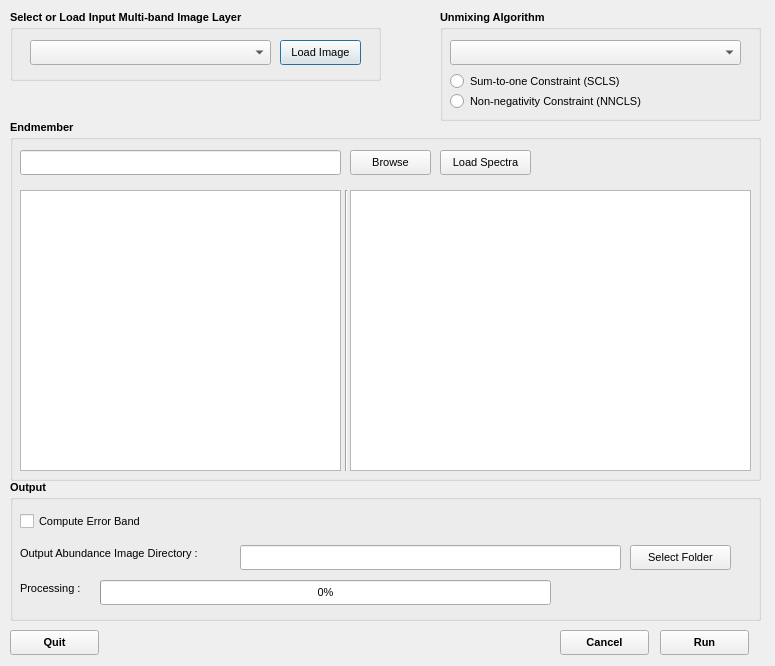
<?xml version="1.0" encoding="UTF-8"?>
<ui version="4.0">
 <class>QLSUDialogBase</class>
 <widget class="QDialog" name="QLSUDialogBase">
  <property name="geometry">
   <rect>
    <x>0</x>
    <y>0</y>
    <width>775</width>
    <height>666</height>
   </rect>
  </property>
  <property name="sizePolicy">
   <sizepolicy hsizetype="Fixed" vsizetype="Fixed">
    <horstretch>0</horstretch>
    <verstretch>0</verstretch>
   </sizepolicy>
  </property>
  <property name="font">
   <font>
    <pointsize>9</pointsize>
   </font>
  </property>
  <property name="windowTitle">
   <string>Linear Spectral Unmixing</string>
  </property>
  <property name="windowIcon">
   <iconset>
    <normaloff>icon.png</normaloff>icon.png</iconset>
  </property>
  <widget class="QDialogButtonBox" name="button_box">
   <property name="geometry">
    <rect>
     <x>420</x>
     <y>625</y>
     <width>341</width>
     <height>32</height>
    </rect>
   </property>
   <property name="orientation">
    <enum>Qt::Horizontal</enum>
   </property>
   <property name="standardButtons">
    <set>QDialogButtonBox::NoButton</set>
   </property>
  </widget>
  <widget class="QgsMapLayerComboBox" name="mMapLayerComboBox">
   <property name="geometry">
    <rect>
     <x>30</x>
     <y>40</y>
     <width>241</width>
     <height>25</height>
    </rect>
   </property>
   <property name="font">
    <font>
     <pointsize>8</pointsize>
    </font>
   </property>
  </widget>
  <widget class="QPushButton" name="browseImageButton">
   <property name="geometry">
    <rect>
     <x>280</x>
     <y>40</y>
     <width>81</width>
     <height>25</height>
    </rect>
   </property>
   <property name="font">
    <font>
     <pointsize>8</pointsize>
     <weight>50</weight>
     <bold>false</bold>
    </font>
   </property>
   <property name="toolTip">
    <string>Load input image.</string>
   </property>
   <property name="text">
    <string>Load Image</string>
   </property>
  </widget>
  <widget class="QGroupBox" name="inputImagegroupBox">
   <property name="geometry">
    <rect>
     <x>10</x>
     <y>10</y>
     <width>371</width>
     <height>71</height>
    </rect>
   </property>
   <property name="font">
    <font>
     <pointsize>8</pointsize>
     <weight>75</weight>
     <bold>true</bold>
    </font>
   </property>
   <property name="title">
    <string>Select or Load Input Multi-band Image Layer</string>
   </property>
  </widget>
  <widget class="QComboBox" name="comboBoxAlgorithm">
   <property name="geometry">
    <rect>
     <x>450</x>
     <y>40</y>
     <width>291</width>
     <height>25</height>
    </rect>
   </property>
   <property name="font">
    <font>
     <pointsize>8</pointsize>
    </font>
   </property>
   <property name="toolTip">
    <string>Select unmixing algorithm.</string>
   </property>
  </widget>
  <widget class="QRadioButton" name="radioButtonSCLS">
   <property name="geometry">
    <rect>
     <x>450</x>
     <y>70</y>
     <width>211</width>
     <height>23</height>
    </rect>
   </property>
   <property name="font">
    <font>
     <pointsize>8</pointsize>
    </font>
   </property>
   <property name="text">
    <string>Sum-to-one Constraint (SCLS)</string>
   </property>
  </widget>
  <widget class="QRadioButton" name="radioButtonNNCLS">
   <property name="geometry">
    <rect>
     <x>450</x>
     <y>90</y>
     <width>231</width>
     <height>23</height>
    </rect>
   </property>
   <property name="font">
    <font>
     <pointsize>8</pointsize>
    </font>
   </property>
   <property name="text">
    <string>Non-negativity Constraint (NNCLS)</string>
   </property>
  </widget>
  <widget class="QGroupBox" name="groupBoxAlgorithm">
   <property name="geometry">
    <rect>
     <x>440</x>
     <y>10</y>
     <width>321</width>
     <height>111</height>
    </rect>
   </property>
   <property name="font">
    <font>
     <pointsize>8</pointsize>
     <weight>75</weight>
     <bold>true</bold>
    </font>
   </property>
   <property name="title">
    <string>Unmixing Algorithm</string>
   </property>
  </widget>
  <widget class="QLineEdit" name="lineEditEndmemberPath">
   <property name="geometry">
    <rect>
     <x>20</x>
     <y>150</y>
     <width>321</width>
     <height>25</height>
    </rect>
   </property>
   <property name="font">
    <font>
     <pointsize>8</pointsize>
    </font>
   </property>
  </widget>
  <widget class="QPushButton" name="pushButtonBrowseSpectra">
   <property name="geometry">
    <rect>
     <x>350</x>
     <y>150</y>
     <width>81</width>
     <height>25</height>
    </rect>
   </property>
   <property name="font">
    <font>
     <pointsize>8</pointsize>
     <weight>50</weight>
     <bold>false</bold>
    </font>
   </property>
   <property name="toolTip">
    <string>Browse endmember spectra directory.</string>
   </property>
   <property name="text">
    <string>Browse</string>
   </property>
  </widget>
  <widget class="QPushButton" name="pushButtonLoadSpectra">
   <property name="geometry">
    <rect>
     <x>440</x>
     <y>150</y>
     <width>91</width>
     <height>25</height>
    </rect>
   </property>
   <property name="font">
    <font>
     <pointsize>8</pointsize>
     <weight>50</weight>
     <bold>false</bold>
    </font>
   </property>
   <property name="toolTip">
    <string>Load endmember spectra file</string>
   </property>
   <property name="text">
    <string>Load Spectra</string>
   </property>
  </widget>
  <widget class="QTableWidget" name="tableWidgetEndmember">
   <property name="geometry">
    <rect>
     <x>20</x>
     <y>190</y>
     <width>321</width>
     <height>281</height>
    </rect>
   </property>
   <property name="sizePolicy">
    <sizepolicy hsizetype="Preferred" vsizetype="Preferred">
     <horstretch>0</horstretch>
     <verstretch>0</verstretch>
    </sizepolicy>
   </property>
   <property name="font">
    <font>
     <pointsize>8</pointsize>
    </font>
   </property>
  </widget>
  <widget class="QGraphicsView" name="graphicsViewSpectraPlot">
   <property name="geometry">
    <rect>
     <x>350</x>
     <y>190</y>
     <width>401</width>
     <height>281</height>
    </rect>
   </property>
   <property name="sizePolicy">
    <sizepolicy hsizetype="Preferred" vsizetype="Preferred">
     <horstretch>0</horstretch>
     <verstretch>0</verstretch>
    </sizepolicy>
   </property>
   <property name="font">
    <font>
     <pointsize>9</pointsize>
    </font>
   </property>
  </widget>
  <widget class="QGroupBox" name="groupBoxEndmember">
   <property name="geometry">
    <rect>
     <x>10</x>
     <y>120</y>
     <width>751</width>
     <height>361</height>
    </rect>
   </property>
   <property name="sizePolicy">
    <sizepolicy hsizetype="Preferred" vsizetype="Preferred">
     <horstretch>0</horstretch>
     <verstretch>0</verstretch>
    </sizepolicy>
   </property>
   <property name="font">
    <font>
     <pointsize>8</pointsize>
     <weight>75</weight>
     <bold>true</bold>
    </font>
   </property>
   <property name="title">
    <string>Endmember</string>
   </property>
  </widget>
  <widget class="QLineEdit" name="lineEditOutput">
   <property name="geometry">
    <rect>
     <x>240</x>
     <y>545</y>
     <width>381</width>
     <height>25</height>
    </rect>
   </property>
   <property name="font">
    <font>
     <pointsize>8</pointsize>
    </font>
   </property>
  </widget>
  <widget class="QLabel" name="labelOutput">
   <property name="geometry">
    <rect>
     <x>20</x>
     <y>545</y>
     <width>221</width>
     <height>17</height>
    </rect>
   </property>
   <property name="font">
    <font>
     <pointsize>8</pointsize>
    </font>
   </property>
   <property name="text">
    <string>Output Abundance Image Directory :</string>
   </property>
  </widget>
  <widget class="QPushButton" name="pushButtonOutput">
   <property name="geometry">
    <rect>
     <x>630</x>
     <y>545</y>
     <width>101</width>
     <height>25</height>
    </rect>
   </property>
   <property name="font">
    <font>
     <pointsize>8</pointsize>
     <weight>50</weight>
     <bold>false</bold>
    </font>
   </property>
   <property name="toolTip">
    <string>Select output abundance and error images directory.</string>
   </property>
   <property name="text">
    <string>Select Folder</string>
   </property>
  </widget>
  <widget class="QProgressBar" name="progressBar">
   <property name="geometry">
    <rect>
     <x>100</x>
     <y>580</y>
     <width>451</width>
     <height>25</height>
    </rect>
   </property>
   <property name="font">
    <font>
     <pointsize>8</pointsize>
    </font>
   </property>
   <property name="value">
    <number>0</number>
   </property>
  </widget>
  <widget class="QLabel" name="labelProcessing">
   <property name="geometry">
    <rect>
     <x>20</x>
     <y>580</y>
     <width>81</width>
     <height>17</height>
    </rect>
   </property>
   <property name="font">
    <font>
     <pointsize>8</pointsize>
    </font>
   </property>
   <property name="text">
    <string>Processing :</string>
   </property>
  </widget>
  <widget class="QPushButton" name="pushButtonRun">
   <property name="geometry">
    <rect>
     <x>660</x>
     <y>630</y>
     <width>89</width>
     <height>25</height>
    </rect>
   </property>
   <property name="font">
    <font>
     <pointsize>8</pointsize>
     <weight>75</weight>
     <bold>true</bold>
    </font>
   </property>
   <property name="toolTip">
    <string>Start processing.</string>
   </property>
   <property name="text">
    <string>Run</string>
   </property>
   <property name="icon">
    <iconset>
     <normaloff>icons/mActionStart.svg</normaloff>icons/mActionStart.svg</iconset>
   </property>
   <property name="iconSize">
    <size>
     <width>16</width>
     <height>16</height>
    </size>
   </property>
  </widget>
  <widget class="QGroupBox" name="groupBox">
   <property name="geometry">
    <rect>
     <x>10</x>
     <y>480</y>
     <width>751</width>
     <height>141</height>
    </rect>
   </property>
   <property name="font">
    <font>
     <pointsize>8</pointsize>
     <weight>75</weight>
     <bold>true</bold>
    </font>
   </property>
   <property name="title">
    <string>Output</string>
   </property>
   <widget class="QCheckBox" name="checkBoxErrorBand">
    <property name="geometry">
     <rect>
      <x>10</x>
      <y>30</y>
      <width>291</width>
      <height>23</height>
     </rect>
    </property>
    <property name="font">
     <font>
      <pointsize>8</pointsize>
      <weight>50</weight>
      <bold>false</bold>
     </font>
    </property>
    <property name="text">
     <string>Compute Error Band</string>
    </property>
   </widget>
   <widget class="QLabel" name="processinglabel">
    <property name="geometry">
     <rect>
      <x>550</x>
      <y>100</y>
      <width>191</width>
      <height>21</height>
     </rect>
    </property>
    <property name="font">
     <font>
      <pointsize>10</pointsize>
      <weight>50</weight>
      <bold>false</bold>
     </font>
    </property>
    <property name="text">
     <string/>
    </property>
   </widget>
  </widget>
  <widget class="QPushButton" name="pushButtonCancel">
   <property name="geometry">
    <rect>
     <x>560</x>
     <y>630</y>
     <width>89</width>
     <height>25</height>
    </rect>
   </property>
   <property name="font">
    <font>
     <pointsize>8</pointsize>
     <weight>75</weight>
     <bold>true</bold>
    </font>
   </property>
   <property name="toolTip">
    <string>Cancel process.</string>
   </property>
   <property name="text">
    <string>Cancel</string>
   </property>
   <property name="icon">
    <iconset>
     <normaloff>icons/mTaskCancel.svg</normaloff>icons/mTaskCancel.svg</iconset>
   </property>
  </widget>
  <widget class="Line" name="line">
   <property name="geometry">
    <rect>
     <x>338</x>
     <y>190</y>
     <width>16</width>
     <height>281</height>
    </rect>
   </property>
   <property name="orientation">
    <enum>Qt::Vertical</enum>
   </property>
  </widget>
  <widget class="QPushButton" name="pushButtonQuitTool">
   <property name="geometry">
    <rect>
     <x>10</x>
     <y>630</y>
     <width>89</width>
     <height>25</height>
    </rect>
   </property>
   <property name="font">
    <font>
     <pointsize>8</pointsize>
     <weight>75</weight>
     <bold>true</bold>
    </font>
   </property>
   <property name="text">
    <string>Quit</string>
   </property>
   <property name="iconSize">
    <size>
     <width>20</width>
     <height>20</height>
    </size>
   </property>
  </widget>
  <zorder>groupBox</zorder>
  <zorder>groupBoxEndmember</zorder>
  <zorder>groupBoxAlgorithm</zorder>
  <zorder>inputImagegroupBox</zorder>
  <zorder>button_box</zorder>
  <zorder>mMapLayerComboBox</zorder>
  <zorder>browseImageButton</zorder>
  <zorder>comboBoxAlgorithm</zorder>
  <zorder>radioButtonSCLS</zorder>
  <zorder>radioButtonNNCLS</zorder>
  <zorder>lineEditEndmemberPath</zorder>
  <zorder>pushButtonBrowseSpectra</zorder>
  <zorder>pushButtonLoadSpectra</zorder>
  <zorder>tableWidgetEndmember</zorder>
  <zorder>graphicsViewSpectraPlot</zorder>
  <zorder>lineEditOutput</zorder>
  <zorder>labelOutput</zorder>
  <zorder>pushButtonOutput</zorder>
  <zorder>progressBar</zorder>
  <zorder>labelProcessing</zorder>
  <zorder>pushButtonRun</zorder>
  <zorder>pushButtonCancel</zorder>
  <zorder>line</zorder>
  <zorder>pushButtonQuitTool</zorder>
 </widget>
 <customwidgets>
  <customwidget>
   <class>QgsMapLayerComboBox</class>
   <extends>QComboBox</extends>
   <header>qgsmaplayercombobox.h</header>
  </customwidget>
 </customwidgets>
 <resources/>
 <connections>
  <connection>
   <sender>button_box</sender>
   <signal>accepted()</signal>
   <receiver>QLSUDialogBase</receiver>
   <slot>accept()</slot>
   <hints>
    <hint type="sourcelabel">
     <x>20</x>
     <y>20</y>
    </hint>
    <hint type="destinationlabel">
     <x>20</x>
     <y>20</y>
    </hint>
   </hints>
  </connection>
  <connection>
   <sender>button_box</sender>
   <signal>rejected()</signal>
   <receiver>QLSUDialogBase</receiver>
   <slot>reject()</slot>
   <hints>
    <hint type="sourcelabel">
     <x>20</x>
     <y>20</y>
    </hint>
    <hint type="destinationlabel">
     <x>20</x>
     <y>20</y>
    </hint>
   </hints>
  </connection>
 </connections>
</ui>
